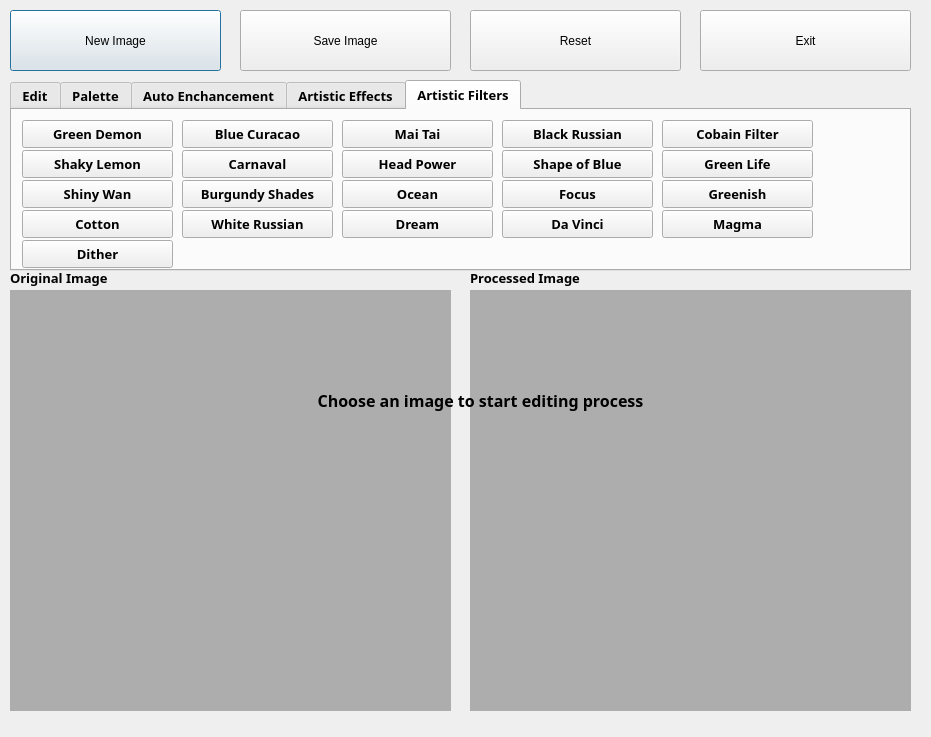
<?xml version="1.0" encoding="UTF-8"?>
<ui version="4.0">
 <class>Dialog</class>
 <widget class="QDialog" name="Dialog">
  <property name="geometry">
   <rect>
    <x>0</x>
    <y>0</y>
    <width>931</width>
    <height>737</height>
   </rect>
  </property>
  <property name="windowTitle">
   <string>Dialog</string>
  </property>
  <property name="styleSheet">
   <string notr="true"/>
  </property>
  <widget class="QPushButton" name="newimg_button">
   <property name="geometry">
    <rect>
     <x>10</x>
     <y>10</y>
     <width>211</width>
     <height>61</height>
    </rect>
   </property>
   <property name="text">
    <string>New Image</string>
   </property>
  </widget>
  <widget class="QPushButton" name="saveimg_button">
   <property name="geometry">
    <rect>
     <x>240</x>
     <y>10</y>
     <width>211</width>
     <height>61</height>
    </rect>
   </property>
   <property name="text">
    <string>Save Image</string>
   </property>
  </widget>
  <widget class="QPushButton" name="reset_button">
   <property name="geometry">
    <rect>
     <x>470</x>
     <y>10</y>
     <width>211</width>
     <height>61</height>
    </rect>
   </property>
   <property name="text">
    <string>Reset</string>
   </property>
  </widget>
  <widget class="QTabWidget" name="tabWidget">
   <property name="geometry">
    <rect>
     <x>10</x>
     <y>80</y>
     <width>901</width>
     <height>191</height>
    </rect>
   </property>
   <property name="font">
    <font>
     <family>Mongolian Baiti</family>
     <pointsize>10</pointsize>
     <weight>75</weight>
     <bold>true</bold>
    </font>
   </property>
   <property name="currentIndex">
    <number>4</number>
   </property>
   <widget class="QWidget" name="tab">
    <attribute name="title">
     <string>Edit</string>
    </attribute>
    <widget class="QSlider" name="rotate_slider">
     <property name="geometry">
      <rect>
       <x>90</x>
       <y>30</y>
       <width>281</width>
       <height>31</height>
      </rect>
     </property>
     <property name="styleSheet">
      <string notr="true">color: rgb(0, 0, 0);</string>
     </property>
     <property name="maximum">
      <number>360</number>
     </property>
     <property name="orientation">
      <enum>Qt::Horizontal</enum>
     </property>
    </widget>
    <widget class="QPushButton" name="crop_button">
     <property name="geometry">
      <rect>
       <x>530</x>
       <y>90</y>
       <width>361</width>
       <height>31</height>
      </rect>
     </property>
     <property name="text">
      <string>Crop</string>
     </property>
    </widget>
    <widget class="QPushButton" name="mirror_button">
     <property name="geometry">
      <rect>
       <x>530</x>
       <y>10</y>
       <width>361</width>
       <height>31</height>
      </rect>
     </property>
     <property name="text">
      <string>Mirroring</string>
     </property>
    </widget>
    <widget class="QPushButton" name="flip_button">
     <property name="geometry">
      <rect>
       <x>530</x>
       <y>50</y>
       <width>361</width>
       <height>31</height>
      </rect>
     </property>
     <property name="text">
      <string>Flipping</string>
     </property>
    </widget>
    <widget class="QLabel" name="rotate_text">
     <property name="geometry">
      <rect>
       <x>10</x>
       <y>30</y>
       <width>71</width>
       <height>31</height>
      </rect>
     </property>
     <property name="frameShape">
      <enum>QFrame::Box</enum>
     </property>
     <property name="text">
      <string/>
     </property>
     <property name="alignment">
      <set>Qt::AlignCenter</set>
     </property>
    </widget>
    <widget class="QPushButton" name="rotate_button">
     <property name="geometry">
      <rect>
       <x>10</x>
       <y>70</y>
       <width>361</width>
       <height>31</height>
      </rect>
     </property>
     <property name="font">
      <font>
       <family>Mongolian Baiti</family>
       <pointsize>10</pointsize>
       <weight>75</weight>
       <bold>true</bold>
      </font>
     </property>
     <property name="text">
      <string>Rotate</string>
     </property>
    </widget>
   </widget>
   <widget class="QWidget" name="tab_5">
    <attribute name="title">
     <string>Palette</string>
    </attribute>
    <widget class="QLabel" name="label_2">
     <property name="geometry">
      <rect>
       <x>10</x>
       <y>10</y>
       <width>111</width>
       <height>31</height>
      </rect>
     </property>
     <property name="font">
      <font>
       <pointsize>12</pointsize>
      </font>
     </property>
     <property name="text">
      <string>Brightness</string>
     </property>
    </widget>
    <widget class="QSlider" name="brightness_slider">
     <property name="geometry">
      <rect>
       <x>130</x>
       <y>10</y>
       <width>271</width>
       <height>31</height>
      </rect>
     </property>
     <property name="orientation">
      <enum>Qt::Horizontal</enum>
     </property>
    </widget>
    <widget class="QLabel" name="label_4">
     <property name="geometry">
      <rect>
       <x>10</x>
       <y>60</y>
       <width>111</width>
       <height>31</height>
      </rect>
     </property>
     <property name="font">
      <font>
       <family>Mongolian Baiti</family>
       <pointsize>12</pointsize>
       <weight>75</weight>
       <bold>true</bold>
      </font>
     </property>
     <property name="text">
      <string>Contrast</string>
     </property>
    </widget>
    <widget class="QSlider" name="contrast_slider">
     <property name="geometry">
      <rect>
       <x>130</x>
       <y>60</y>
       <width>271</width>
       <height>31</height>
      </rect>
     </property>
     <property name="orientation">
      <enum>Qt::Horizontal</enum>
     </property>
    </widget>
    <widget class="QLabel" name="brightness_text">
     <property name="geometry">
      <rect>
       <x>410</x>
       <y>10</y>
       <width>101</width>
       <height>41</height>
      </rect>
     </property>
     <property name="frameShape">
      <enum>QFrame::Box</enum>
     </property>
     <property name="text">
      <string/>
     </property>
     <property name="alignment">
      <set>Qt::AlignCenter</set>
     </property>
    </widget>
    <widget class="QLabel" name="contrast_text">
     <property name="geometry">
      <rect>
       <x>410</x>
       <y>60</y>
       <width>101</width>
       <height>41</height>
      </rect>
     </property>
     <property name="frameShape">
      <enum>QFrame::Box</enum>
     </property>
     <property name="text">
      <string/>
     </property>
     <property name="alignment">
      <set>Qt::AlignCenter</set>
     </property>
    </widget>
   </widget>
   <widget class="QWidget" name="tab_4">
    <attribute name="title">
     <string>Auto Enchancement</string>
    </attribute>
    <widget class="QPushButton" name="auto_enchacement">
     <property name="geometry">
      <rect>
       <x>250</x>
       <y>20</y>
       <width>371</width>
       <height>61</height>
      </rect>
     </property>
     <property name="text">
      <string>Auto Enchancement</string>
     </property>
    </widget>
   </widget>
   <widget class="QWidget" name="tab_2">
    <attribute name="title">
     <string>Artistic Effects</string>
    </attribute>
    <widget class="QPushButton" name="sepia_button">
     <property name="geometry">
      <rect>
       <x>10</x>
       <y>25</y>
       <width>131</width>
       <height>28</height>
      </rect>
     </property>
     <property name="text">
      <string>Sepia</string>
     </property>
    </widget>
    <widget class="QPushButton" name="cartoon_button">
     <property name="geometry">
      <rect>
       <x>290</x>
       <y>25</y>
       <width>131</width>
       <height>28</height>
      </rect>
     </property>
     <property name="text">
      <string>Cartoon</string>
     </property>
    </widget>
    <widget class="QPushButton" name="contrast_button">
     <property name="geometry">
      <rect>
       <x>430</x>
       <y>25</y>
       <width>131</width>
       <height>28</height>
      </rect>
     </property>
     <property name="text">
      <string>Contrast</string>
     </property>
    </widget>
    <widget class="QPushButton" name="nega_button">
     <property name="geometry">
      <rect>
       <x>430</x>
       <y>70</y>
       <width>131</width>
       <height>28</height>
      </rect>
     </property>
     <property name="text">
      <string>Negative</string>
     </property>
    </widget>
    <widget class="QPushButton" name="black_button">
     <property name="geometry">
      <rect>
       <x>150</x>
       <y>25</y>
       <width>131</width>
       <height>28</height>
      </rect>
     </property>
     <property name="text">
      <string>Black</string>
     </property>
    </widget>
    <widget class="QPushButton" name="gray_button">
     <property name="geometry">
      <rect>
       <x>10</x>
       <y>70</y>
       <width>131</width>
       <height>28</height>
      </rect>
     </property>
     <property name="text">
      <string>Gray</string>
     </property>
    </widget>
    <widget class="QPushButton" name="hand_button">
     <property name="geometry">
      <rect>
       <x>150</x>
       <y>70</y>
       <width>131</width>
       <height>28</height>
      </rect>
     </property>
     <property name="text">
      <string>HandDraw</string>
     </property>
    </widget>
    <widget class="QPushButton" name="inverse_button">
     <property name="geometry">
      <rect>
       <x>290</x>
       <y>70</y>
       <width>131</width>
       <height>28</height>
      </rect>
     </property>
     <property name="text">
      <string>Inverse </string>
     </property>
    </widget>
   </widget>
   <widget class="QWidget" name="tab_3">
    <attribute name="title">
     <string>Artistic Filters</string>
    </attribute>
    <widget class="QPushButton" name="blackrus_button">
     <property name="geometry">
      <rect>
       <x>490</x>
       <y>10</y>
       <width>151</width>
       <height>28</height>
      </rect>
     </property>
     <property name="text">
      <string>Black Russian</string>
     </property>
    </widget>
    <widget class="QPushButton" name="weedle_button">
     <property name="geometry">
      <rect>
       <x>10</x>
       <y>10</y>
       <width>151</width>
       <height>28</height>
      </rect>
     </property>
     <property name="text">
      <string>Green Demon</string>
     </property>
    </widget>
    <widget class="QPushButton" name="kakuna_button">
     <property name="geometry">
      <rect>
       <x>650</x>
       <y>10</y>
       <width>151</width>
       <height>28</height>
      </rect>
     </property>
     <property name="text">
      <string>Cobain Filter</string>
     </property>
    </widget>
    <widget class="QPushButton" name="carnaval_button">
     <property name="geometry">
      <rect>
       <x>170</x>
       <y>40</y>
       <width>151</width>
       <height>28</height>
      </rect>
     </property>
     <property name="text">
      <string>Carnaval</string>
     </property>
    </widget>
    <widget class="QPushButton" name="head_button">
     <property name="geometry">
      <rect>
       <x>330</x>
       <y>40</y>
       <width>151</width>
       <height>28</height>
      </rect>
     </property>
     <property name="text">
      <string>Head Power</string>
     </property>
    </widget>
    <widget class="QPushButton" name="beedril_button">
     <property name="geometry">
      <rect>
       <x>330</x>
       <y>10</y>
       <width>151</width>
       <height>28</height>
      </rect>
     </property>
     <property name="text">
      <string>Mai Tai</string>
     </property>
    </widget>
    <widget class="QPushButton" name="avatar_button">
     <property name="geometry">
      <rect>
       <x>170</x>
       <y>10</y>
       <width>151</width>
       <height>28</height>
      </rect>
     </property>
     <property name="text">
      <string>Blue Curacao</string>
     </property>
    </widget>
    <widget class="QPushButton" name="lemon_button">
     <property name="geometry">
      <rect>
       <x>10</x>
       <y>40</y>
       <width>151</width>
       <height>28</height>
      </rect>
     </property>
     <property name="text">
      <string>Shaky Lemon</string>
     </property>
    </widget>
    <widget class="QPushButton" name="blueShape_button">
     <property name="geometry">
      <rect>
       <x>490</x>
       <y>40</y>
       <width>151</width>
       <height>28</height>
      </rect>
     </property>
     <property name="text">
      <string>Shape of Blue</string>
     </property>
    </widget>
    <widget class="QPushButton" name="green_button">
     <property name="geometry">
      <rect>
       <x>650</x>
       <y>40</y>
       <width>151</width>
       <height>28</height>
      </rect>
     </property>
     <property name="text">
      <string>Green Life</string>
     </property>
    </widget>
    <widget class="QPushButton" name="wan_button">
     <property name="geometry">
      <rect>
       <x>10</x>
       <y>70</y>
       <width>151</width>
       <height>28</height>
      </rect>
     </property>
     <property name="text">
      <string>Shiny Wan</string>
     </property>
    </widget>
    <widget class="QPushButton" name="burgundy_button">
     <property name="geometry">
      <rect>
       <x>170</x>
       <y>70</y>
       <width>151</width>
       <height>28</height>
      </rect>
     </property>
     <property name="text">
      <string>Burgundy Shades</string>
     </property>
    </widget>
    <widget class="QPushButton" name="ocean_button">
     <property name="geometry">
      <rect>
       <x>330</x>
       <y>70</y>
       <width>151</width>
       <height>28</height>
      </rect>
     </property>
     <property name="text">
      <string>Ocean</string>
     </property>
    </widget>
    <widget class="QPushButton" name="greenish_button">
     <property name="geometry">
      <rect>
       <x>650</x>
       <y>70</y>
       <width>151</width>
       <height>28</height>
      </rect>
     </property>
     <property name="text">
      <string>Greenish</string>
     </property>
    </widget>
    <widget class="QPushButton" name="cotton_button">
     <property name="geometry">
      <rect>
       <x>10</x>
       <y>100</y>
       <width>151</width>
       <height>28</height>
      </rect>
     </property>
     <property name="text">
      <string>Cotton</string>
     </property>
    </widget>
    <widget class="QPushButton" name="white_button">
     <property name="geometry">
      <rect>
       <x>170</x>
       <y>100</y>
       <width>151</width>
       <height>28</height>
      </rect>
     </property>
     <property name="text">
      <string>White Russian</string>
     </property>
    </widget>
    <widget class="QPushButton" name="focus_button">
     <property name="geometry">
      <rect>
       <x>490</x>
       <y>70</y>
       <width>151</width>
       <height>28</height>
      </rect>
     </property>
     <property name="text">
      <string>Focus</string>
     </property>
    </widget>
    <widget class="QPushButton" name="dream_button">
     <property name="geometry">
      <rect>
       <x>330</x>
       <y>100</y>
       <width>151</width>
       <height>28</height>
      </rect>
     </property>
     <property name="text">
      <string>Dream</string>
     </property>
    </widget>
    <widget class="QPushButton" name="davinci_button">
     <property name="geometry">
      <rect>
       <x>490</x>
       <y>100</y>
       <width>151</width>
       <height>28</height>
      </rect>
     </property>
     <property name="text">
      <string>Da Vinci</string>
     </property>
    </widget>
    <widget class="QPushButton" name="magma_button">
     <property name="geometry">
      <rect>
       <x>650</x>
       <y>100</y>
       <width>151</width>
       <height>28</height>
      </rect>
     </property>
     <property name="text">
      <string>Magma</string>
     </property>
    </widget>
    <widget class="QPushButton" name="dither_button">
     <property name="geometry">
      <rect>
       <x>10</x>
       <y>130</y>
       <width>151</width>
       <height>28</height>
      </rect>
     </property>
     <property name="text">
      <string>Dither</string>
     </property>
    </widget>
   </widget>
  </widget>
  <widget class="QPushButton" name="exit_button">
   <property name="geometry">
    <rect>
     <x>700</x>
     <y>10</y>
     <width>211</width>
     <height>61</height>
    </rect>
   </property>
   <property name="text">
    <string>Exit</string>
   </property>
  </widget>
  <widget class="QLabel" name="image_label1">
   <property name="geometry">
    <rect>
     <x>10</x>
     <y>290</y>
     <width>441</width>
     <height>421</height>
    </rect>
   </property>
   <property name="styleSheet">
    <string notr="true">background-color: rgb(173, 173, 173);</string>
   </property>
   <property name="text">
    <string/>
   </property>
  </widget>
  <widget class="QLabel" name="image_label2">
   <property name="geometry">
    <rect>
     <x>470</x>
     <y>290</y>
     <width>441</width>
     <height>421</height>
    </rect>
   </property>
   <property name="styleSheet">
    <string notr="true">background-color: rgb(173, 173, 173);</string>
   </property>
   <property name="text">
    <string/>
   </property>
  </widget>
  <widget class="QLabel" name="label">
   <property name="geometry">
    <rect>
     <x>10</x>
     <y>270</y>
     <width>151</width>
     <height>16</height>
    </rect>
   </property>
   <property name="font">
    <font>
     <family>Mongolian Baiti</family>
     <pointsize>10</pointsize>
     <weight>75</weight>
     <bold>true</bold>
    </font>
   </property>
   <property name="text">
    <string>Original Image</string>
   </property>
  </widget>
  <widget class="QLabel" name="label_5">
   <property name="geometry">
    <rect>
     <x>470</x>
     <y>270</y>
     <width>141</width>
     <height>16</height>
    </rect>
   </property>
   <property name="font">
    <font>
     <family>Mongolian Baiti</family>
     <pointsize>10</pointsize>
     <weight>75</weight>
     <bold>true</bold>
    </font>
   </property>
   <property name="text">
    <string>Processed Image</string>
   </property>
  </widget>
  <widget class="QLabel" name="label_6">
   <property name="geometry">
    <rect>
     <x>240</x>
     <y>310</y>
     <width>481</width>
     <height>181</height>
    </rect>
   </property>
   <property name="font">
    <font>
     <family>Mongolian Baiti</family>
     <pointsize>12</pointsize>
     <weight>75</weight>
     <bold>true</bold>
    </font>
   </property>
   <property name="text">
    <string>Choose an image to start editing process</string>
   </property>
   <property name="alignment">
    <set>Qt::AlignCenter</set>
   </property>
  </widget>
 </widget>
 <resources/>
 <connections>
  <connection>
   <sender>rotate_slider</sender>
   <signal>valueChanged(int)</signal>
   <receiver>rotate_text</receiver>
   <slot>setNum(int)</slot>
   <hints>
    <hint type="sourcelabel">
     <x>250</x>
     <y>128</y>
    </hint>
    <hint type="destinationlabel">
     <x>368</x>
     <y>134</y>
    </hint>
   </hints>
  </connection>
  <connection>
   <sender>saveimg_button</sender>
   <signal>clicked()</signal>
   <receiver>image_label2</receiver>
   <slot>clear()</slot>
   <hints>
    <hint type="sourcelabel">
     <x>444</x>
     <y>68</y>
    </hint>
    <hint type="destinationlabel">
     <x>737</x>
     <y>316</y>
    </hint>
   </hints>
  </connection>
 </connections>
 <slots>
  <slot>browse_image()</slot>
 </slots>
</ui>
